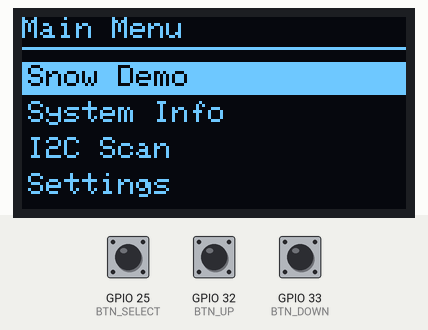
The sketch below on a simulated ESP32. Parts: 128×64 one-colour display. Inputs (shaded band) come from the test bench; at power-on: GPIO 25 (BTN_SELECT) HIGH, GPIO 32 (BTN_UP) HIGH, GPIO 33 (BTN_DOWN) HIGH. Random numbers use the default seed unless the sketch sets one.

Above: at 1.2 s.
1.3 s: GPIO 25 (BTN_SELECT) pulled LOW for 0.15 s
At 1.52 s:
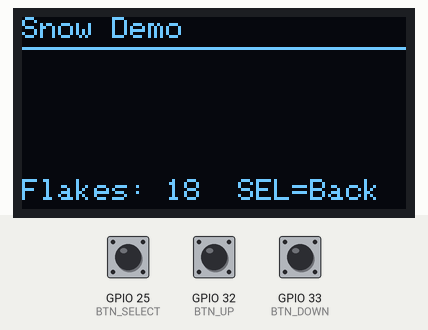
2.0 s: GPIO 25 (BTN_SELECT) pulled LOW for 1 s
At 3.3 s:
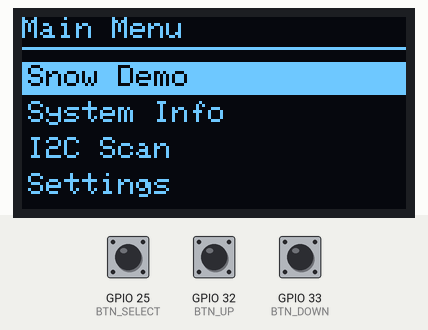
4.5 s: GPIO 32 (BTN_UP) pulled LOW for 1 s
At 6.2 s:
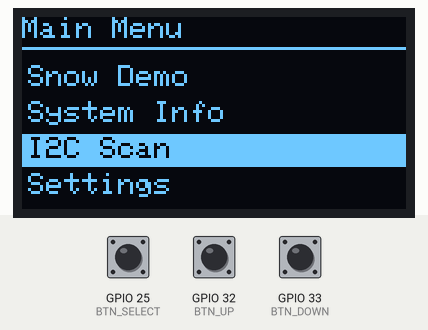
7.0 s: GPIO 25 (BTN_SELECT) pulled LOW for 0.15 s
At 7.9 s:
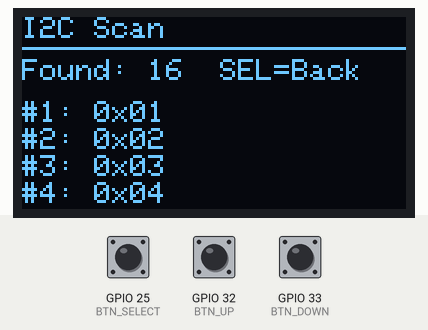
8.8 s: GPIO 33 (BTN_DOWN) pulled LOW for 3.2 s
At 11.7 s:
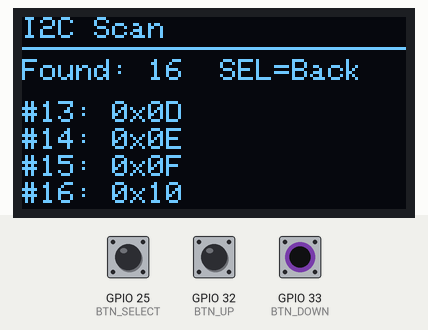
13.5 s: GPIO 32 (BTN_UP) pulled LOW for 0.15 s
At 14.6 s:
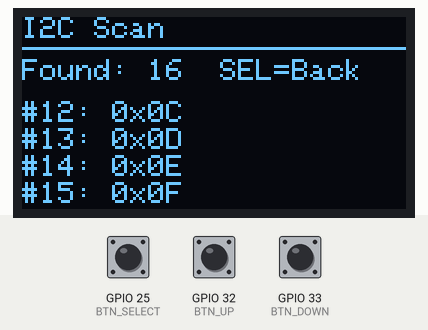
Timing chart, 0 to 16.1 s (numbered marks = the images above; inputs shaded):
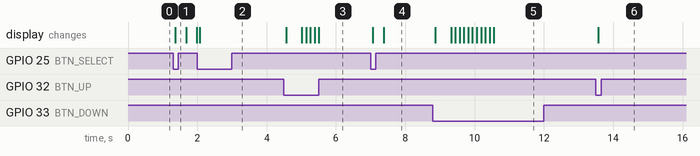

Measured:
- after the input at 1.3 s, the display: changes after 0.07 s (image 1)
- after the input at 4.5 s, the display: first changes after 0.06 s (image 3 shows a later state)
- after the input at 7.0 s, the display: first changes after 0.06 s (image 4 shows a later state)
- after the input at 8.8 s, the display: first changes after 0.06 s (image 5 shows a later state)
- after the input at 13.5 s, the display: changes after 0.07 s (image 6)

The sketch:

sketch.ino
```cpp
#include <Wire.h>
#include <Adafruit_GFX.h>
#include <Adafruit_SSD1306.h>

// ===== OLED =====
#define SCREEN_WIDTH 128
#define SCREEN_HEIGHT 64
#define OLED_ADDR 0x3C
#define OLED_RESET -1
Adafruit_SSD1306 display(SCREEN_WIDTH, SCREEN_HEIGHT, &Wire, OLED_RESET);

// ===== I2C pins =====
#define SDA_PIN 21
#define SCL_PIN 22

// ===== Buttons (active LOW) =====
#define BTN_UP     32   // yellow
#define BTN_DOWN   33   // orange
#define BTN_SELECT 25   // green

// ===== Debounce + repeat =====
const uint32_t DEBOUNCE_MS = 30;
const uint32_t REPEAT_START_MS = 450;
const uint32_t REPEAT_RATE_MS  = 120;

struct Btn {
  uint8_t pin;
  bool stable;            // debounced pressed?
  bool lastReading;
  uint32_t lastChange;
  uint32_t pressedAt;
  uint32_t lastRepeat;
};

Btn bUp     {BTN_UP,     false, false, 0, 0, 0};
Btn bDown   {BTN_DOWN,   false, false, 0, 0, 0};
Btn bSelect {BTN_SELECT, false, false, 0, 0, 0};

enum EventType { EVT_NONE, EVT_PRESS, EVT_REPEAT };

EventType pollButton(Btn &b) {
  bool readingPressed = (digitalRead(b.pin) == LOW);

  if (readingPressed != b.lastReading) {
    b.lastReading = readingPressed;
    b.lastChange = millis();
  }

  if (millis() - b.lastChange > DEBOUNCE_MS) {
    if (readingPressed != b.stable) {
      b.stable = readingPressed;
      if (b.stable) {
        b.pressedAt = millis();
        b.lastRepeat = millis();
        return EVT_PRESS;
      }
    }
  }

  if (b.stable) {
    uint32_t now = millis();
    if (now - b.pressedAt >= REPEAT_START_MS && now - b.lastRepeat >= REPEAT_RATE_MS) {
      b.lastRepeat = now;
      return EVT_REPEAT;
    }
  }

  return EVT_NONE;
}

// ===== UI State Machine =====
enum ScreenState { SCREEN_MENU, SCREEN_PAGE };
ScreenState screen = SCREEN_MENU;

const char* menuItems[] = { "Snow Demo", "System Info", "I2C Scan", "Settings" };
const int MENU_COUNT = sizeof(menuItems) / sizeof(menuItems[0]);
int menuIndex = 0;
int activePage = 0;

// ===== Settings =====
bool invertDisplay = false;
int snowflakeCount = 18;

// ===== Snow particles =====
struct Flake {
  int16_t x, y;
  int8_t dy, dx;
  uint8_t r;
};
static Flake flakes[32];  // max we allow
uint32_t lastSnowFrame = 0;
const uint32_t SNOW_FRAME_MS = 50;

// ===== I2C scan cache =====
uint8_t foundAddrs[16];
int foundCount = 0;
bool scanDone = false;
int scanScroll = 0;

// ===== Helpers =====
bool selectPressed() {
  return pollButton(bSelect) == EVT_PRESS;
}

void drawHeader(const char* title) {
  display.setTextSize(1);
  display.setTextColor(SSD1306_WHITE);
  display.setCursor(0, 0);
  display.println(title);
  display.drawLine(0, 10, 127, 10, SSD1306_WHITE);
}

void drawMenu() {
  display.clearDisplay();
  drawHeader("Main Menu");

  int y = 16;
  for (int i = 0; i < MENU_COUNT; i++) {
    if (i == menuIndex) {
      display.fillRect(0, y - 1, 128, 11, SSD1306_WHITE);
      display.setTextColor(SSD1306_BLACK);
    } else {
      display.setTextColor(SSD1306_WHITE);
    }
    display.setCursor(2, y);
    display.println(menuItems[i]);
    y += 12;
  }
  display.display();
}

void enterPage(int pageIndex) {
  activePage = pageIndex;
  screen = SCREEN_PAGE;

  // Page-specific init
  if (activePage == 0) {
    // Snow init
    int n = min(snowflakeCount, (int)(sizeof(flakes) / sizeof(flakes[0])));
    for (int i = 0; i < n; i++) {
      flakes[i].x = random(0, display.width());
      flakes[i].y = random(-display.height(), 0);
      flakes[i].dy = random(1, 4);
      flakes[i].dx = random(-1, 2);
      flakes[i].r  = (random(0, 10) < 2) ? 0 : 1; // mostly radius 1, some radius 0
    }
    lastSnowFrame = 0;
  }

  if (activePage == 2) {
    // I2C Scan init
    foundCount = 0;
    scanDone = false;
    scanScroll = 0;
  }
}

void exitToMenu() {
  screen = SCREEN_MENU;
  drawMenu();
}

// ===== PAGE: Snow Demo =====
void pageSnow(EventType upEvt, EventType downEvt, EventType selEvt) {
  // SELECT exits
  if (selEvt == EVT_PRESS) {
    exitToMenu();
    return;
  }

  // Optional: change snow density while running
  if ((upEvt == EVT_PRESS || upEvt == EVT_REPEAT) && snowflakeCount < 32) snowflakeCount++;
  if ((downEvt == EVT_PRESS || downEvt == EVT_REPEAT) && snowflakeCount > 1) snowflakeCount--;

  // Frame timing
  uint32_t now = millis();
  if (now - lastSnowFrame < SNOW_FRAME_MS) return;
  lastSnowFrame = now;

  int n = min(snowflakeCount, 32);

  display.clearDisplay();
  drawHeader("Snow Demo");
  display.setTextColor(SSD1306_WHITE);
  display.setCursor(0, 54);
  display.print("Flakes: ");
  display.print(n);
  display.print("  SEL=Back");

  // Draw flakes
  for (int i = 0; i < n; i++) {
    if (flakes[i].r == 0) display.drawPixel(flakes[i].x, flakes[i].y, SSD1306_WHITE);
    else display.fillCircle(flakes[i].x, flakes[i].y, 1, SSD1306_WHITE);
  }

  display.display();

  // Update flakes after drawing
  for (int i = 0; i < n; i++) {
    flakes[i].y += flakes[i].dy;
    flakes[i].x += flakes[i].dx;

    if (flakes[i].x < 0) flakes[i].x = display.width() - 1;
    if (flakes[i].x >= display.width()) flakes[i].x = 0;

    if (flakes[i].y >= display.height()) {
      flakes[i].x = random(0, display.width());
      flakes[i].y = random(-16, 0);
      flakes[i].dy = random(1, 4);
      flakes[i].dx = random(-1, 2);
      flakes[i].r  = (random(0, 10) < 2) ? 0 : 1;
    }
  }
}

// ===== PAGE: System Info =====
void pageSystemInfo(EventType upEvt, EventType downEvt, EventType selEvt) {
  (void)upEvt; (void)downEvt;

  if (selEvt == EVT_PRESS) {
    exitToMenu();
    return;
  }

  // Update ~4x/sec
  static uint32_t lastDraw = 0;
  uint32_t now = millis();
  if (now - lastDraw < 250) return;
  lastDraw = now;

  uint32_t ms = millis();
  uint32_t s = ms / 1000;
  uint32_t m = s / 60; s %= 60;
  uint32_t h = m / 60; m %= 60;

  // heap API varies a bit by core version; this works in ESP32 Arduino core:
  uint32_t freeHeap = ESP.getFreeHeap();

  display.clearDisplay();
  drawHeader("System Info");

  display.setTextColor(SSD1306_WHITE);
  display.setCursor(0, 16);
  display.print("Uptime: ");
  display.print(h); display.print("h ");
  display.print(m); display.print("m ");
  display.print(s); display.println("s");

  display.setCursor(0, 28);
  display.print("Free heap: ");
  display.print(freeHeap / 1024);
  display.println(" KB");

  display.setCursor(0, 40);
  display.println("WiFi: (not in code)");

  display.setCursor(0, 54);
  display.println("SELECT = Back");

  display.display();
}

// ===== PAGE: I2C Scan =====
void doI2CScanOnce() {
  foundCount = 0;
  for (uint8_t addr = 1; addr < 127; addr++) {
    Wire.beginTransmission(addr);
    if (Wire.endTransmission() == 0) {
      if (foundCount < (int)sizeof(foundAddrs)) {
        foundAddrs[foundCount++] = addr;
      }
    }
    delay(2);
  }
  scanDone = true;
}

void pageI2CScan(EventType upEvt, EventType downEvt, EventType selEvt) {
  if (selEvt == EVT_PRESS) {
    exitToMenu();
    return;
  }

  if (!scanDone) {
    display.clearDisplay();
    drawHeader("I2C Scan");
    display.setTextColor(SSD1306_WHITE);
    display.setCursor(0, 20);
    display.println("Scanning...");
    display.display();

    doI2CScanOnce();
  }

  if (upEvt == EVT_PRESS || upEvt == EVT_REPEAT) {
    scanScroll = max(0, scanScroll - 1);
  }
  if (downEvt == EVT_PRESS || downEvt == EVT_REPEAT) {
    scanScroll = min(max(0, foundCount - 4), scanScroll + 1);
  }

  display.clearDisplay();
  drawHeader("I2C Scan");
  display.setTextColor(SSD1306_WHITE);

  display.setCursor(0, 14);
  display.print("Found: ");
  display.print(foundCount);
  display.print("  SEL=Back");

  if (foundCount == 0) {
    display.setCursor(0, 30);
    display.println("No devices found.");
  } else {
    // list up to 4 at a time
    for (int i = 0; i < 4; i++) {
      int idx = scanScroll + i;
      if (idx >= foundCount) break;

      display.setCursor(0, 28 + i * 9);
      display.print("#");
      display.print(idx + 1);
      display.print(": 0x");
      if (foundAddrs[idx] < 16) display.print("0");
      display.print(foundAddrs[idx], HEX);

      if (foundAddrs[idx] == 0x3C) display.print(" (OLED)");
    }
  }

  display.display();
}

// ===== PAGE: Settings =====
void pageSettings(EventType upEvt, EventType downEvt, EventType selEvt) {
  (void)upEvt; (void)downEvt;

  // SELECT toggles invert; long-term you can add more items.
  if (selEvt == EVT_PRESS) {
    invertDisplay = !invertDisplay;
    display.invertDisplay(invertDisplay);
  }

  display.clearDisplay();
  drawHeader("Settings");
  display.setTextColor(SSD1306_WHITE);

  display.setCursor(0, 18);
  display.print("Invert: ");
  display.println(invertDisplay ? "ON" : "OFF");

  display.setCursor(0, 34);
  display.println("SELECT toggles");

  display.setCursor(0, 54);
  display.println("Hold UP/DN in Snow");

  display.display();
}

// ===== Arduino setup/loop =====
void setup() {
  Serial.begin(115200);

  pinMode(BTN_UP, INPUT_PULLUP);
  pinMode(BTN_DOWN, INPUT_PULLUP);
  pinMode(BTN_SELECT, INPUT_PULLUP);

  Wire.begin(SDA_PIN, SCL_PIN);
  Wire.setClock(100000);

  if (!display.begin(SSD1306_SWITCHCAPVCC, OLED_ADDR)) {
    Serial.println("SSD1306 init failed");
    while (1) delay(10);
  }

  randomSeed(esp_random());

  drawMenu();
}

void loop() {
  EventType upEvt     = pollButton(bUp);
  EventType downEvt   = pollButton(bDown);
  EventType selectEvt = pollButton(bSelect);

  if (screen == SCREEN_MENU) {
    if (upEvt == EVT_PRESS || upEvt == EVT_REPEAT) {
      menuIndex = (menuIndex - 1 + MENU_COUNT) % MENU_COUNT;
      drawMenu();
    }
    if (downEvt == EVT_PRESS || downEvt == EVT_REPEAT) {
      menuIndex = (menuIndex + 1) % MENU_COUNT;
      drawMenu();
    }
    if (selectEvt == EVT_PRESS) {
      enterPage(menuIndex);
    }
    delay(5);
    return;
  }

  // SCREEN_PAGE
  switch (activePage) {
    case 0: pageSnow(upEvt, downEvt, selectEvt); break;
    case 1: pageSystemInfo(upEvt, downEvt, selectEvt); break;
    case 2: pageI2CScan(upEvt, downEvt, selectEvt); break;
    case 3: pageSettings(upEvt, downEvt, selectEvt); break;
  }

  delay(5);
}
```
